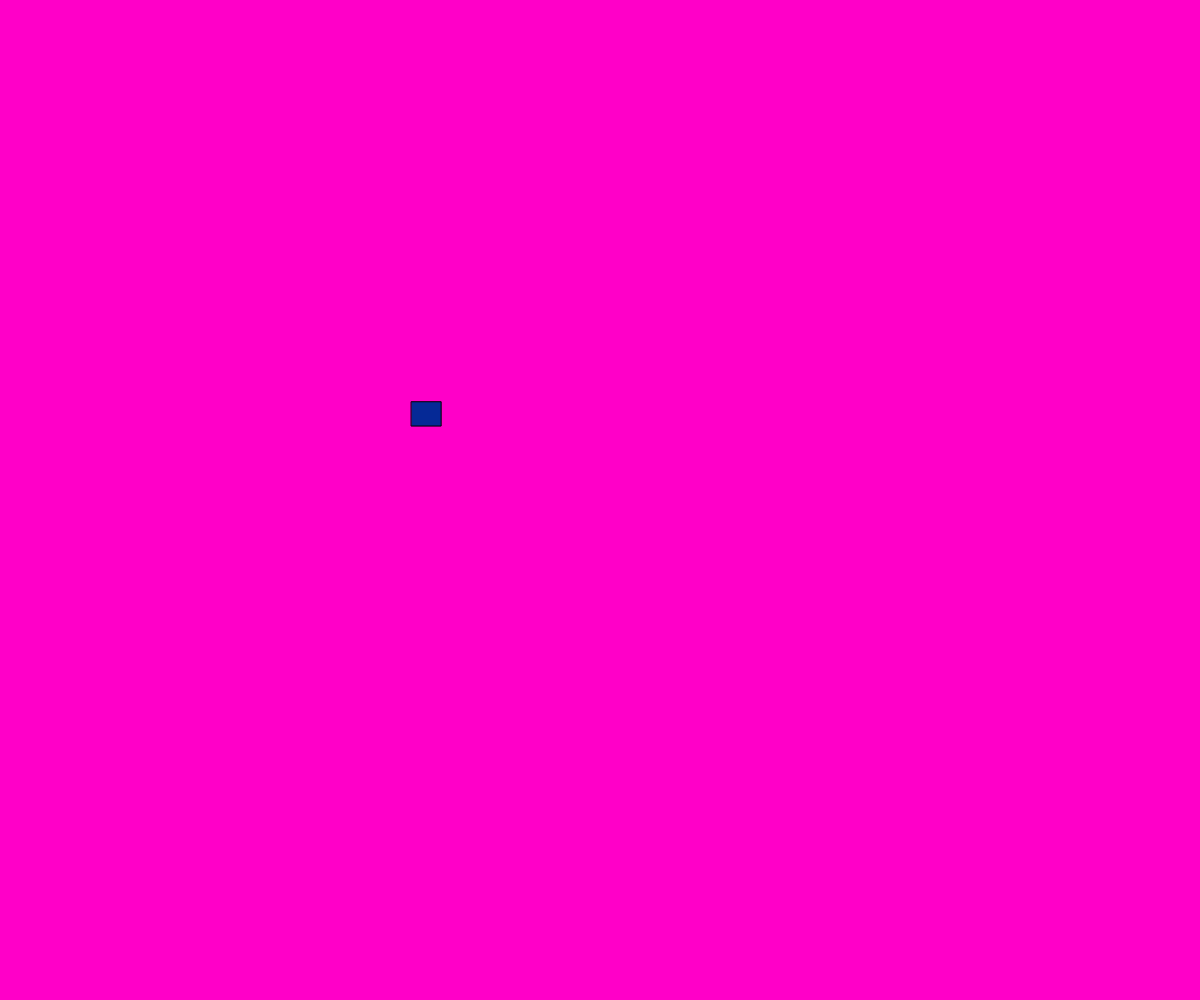
Frame 1 (no input)
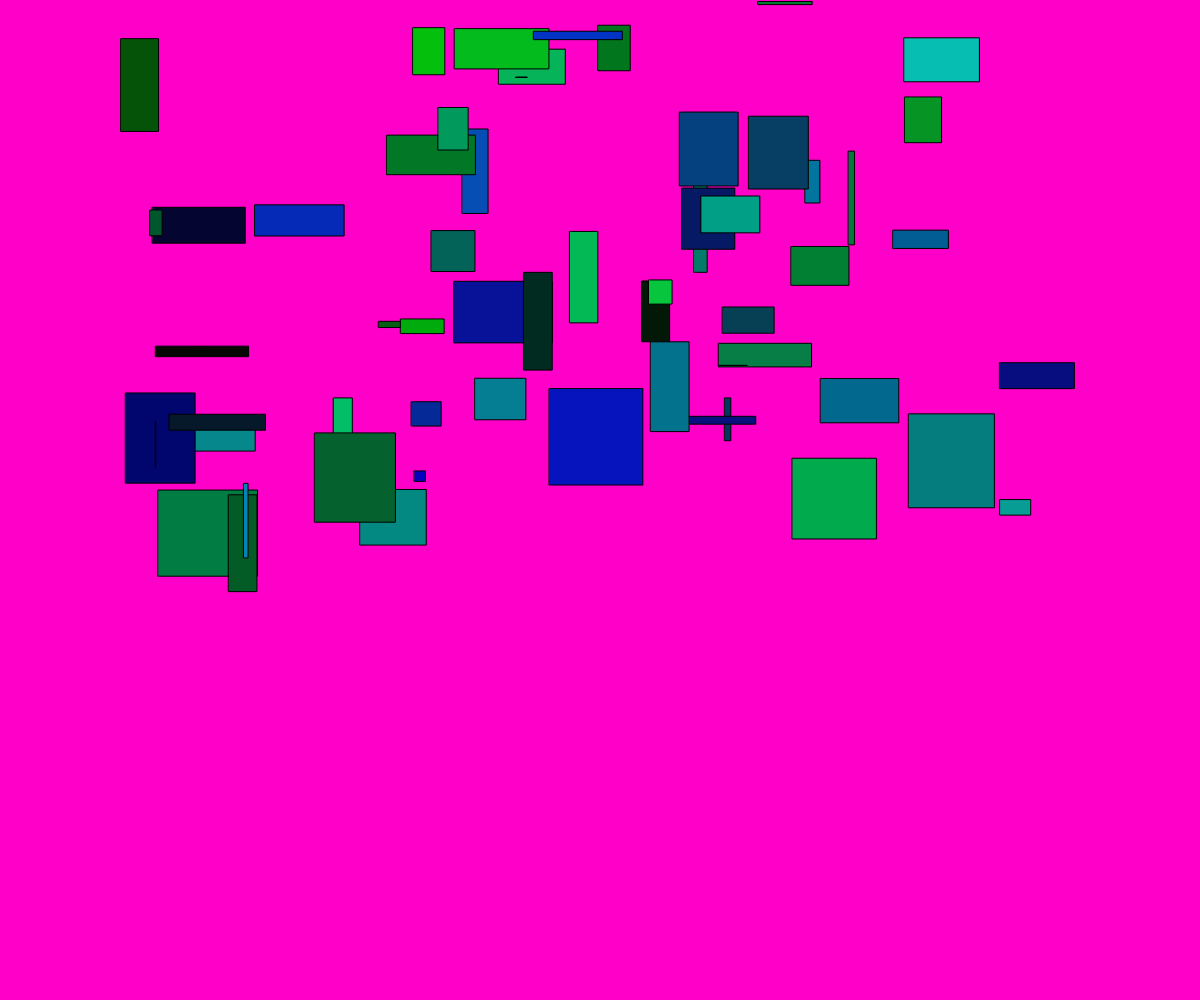
Frame 60 (no input)
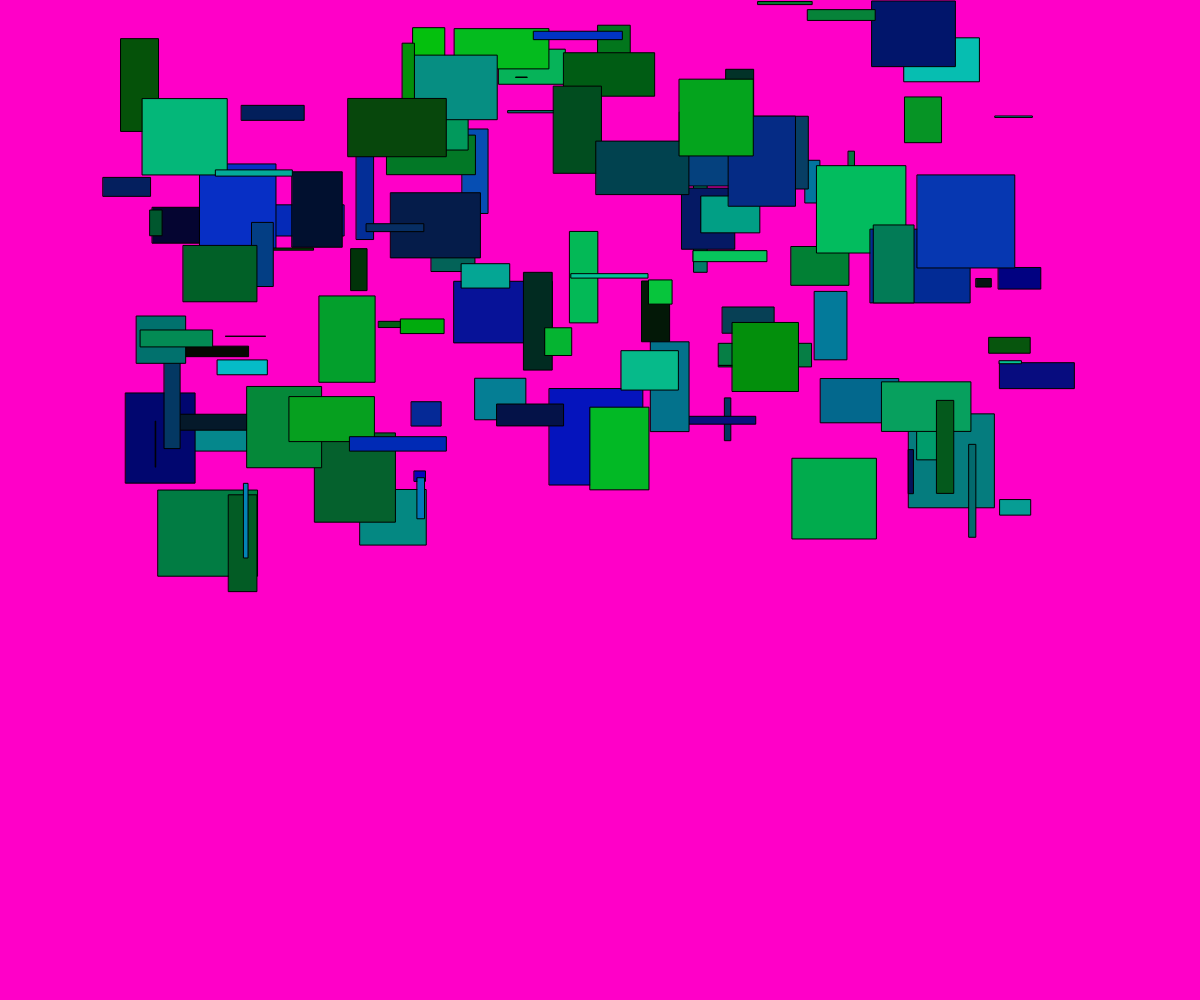
Frame 120 (the mouse pressed at the canvas centre since frame 60)

The p5.js sketch that drew these frames (run headless with seeded random() and noise() and a simulated clock; from frame 60 on, the mouse is pressed at the canvas centre):

// p5.js sketch
// ── sketch.js
// sketch.js

var cnv;

function centerCanvas() {
  var x = (windowWidth - width) / 2;
  var y = (windowHeight - height) / 2;
  cnv.position(x, y);
}

function setup() {
  cnv = createCanvas(windowWidth,windowHeight);
  centerCanvas();
  background(255, 0, 200);
}

function windowResized() {
  centerCanvas();
}
function draw(){
  fill(random(0,7),random(0,200),random(0,200));
  rect(random(100,windowHeight),random(500),random(100,),random(100));

}
